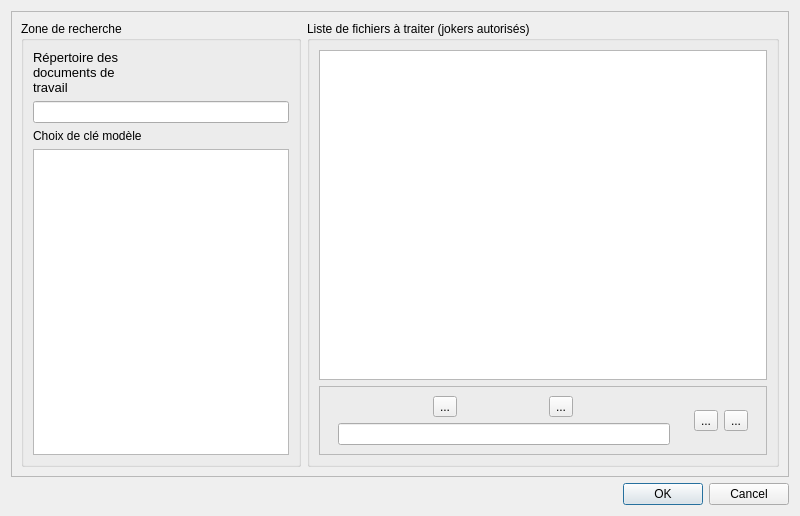
<?xml version="1.0" encoding="UTF-8"?>
<ui version="4.0">
 <class>Dialog</class>
 <widget class="QDialog" name="Dialog">
  <property name="geometry">
   <rect>
    <x>0</x>
    <y>0</y>
    <width>800</width>
    <height>516</height>
   </rect>
  </property>
  <property name="windowTitle">
   <string>Choix de fichiers à supprimer</string>
  </property>
  <property name="windowIcon">
   <iconset>
    <normaloff>images/scolasync.svg</normaloff>images/scolasync.svg</iconset>
  </property>
  <layout class="QVBoxLayout" name="verticalLayout_2">
   <item>
    <widget class="QFrame" name="frame_2">
     <property name="frameShape">
      <enum>QFrame::StyledPanel</enum>
     </property>
     <property name="frameShadow">
      <enum>QFrame::Raised</enum>
     </property>
     <layout class="QHBoxLayout" name="horizontalLayout_2">
      <item>
       <widget class="QGroupBox" name="groupBox_2">
        <property name="title">
         <string>Zone de recherche</string>
        </property>
        <layout class="QVBoxLayout" name="verticalLayout_4">
         <item>
          <widget class="QLabel" name="label">
           <property name="text">
            <string>&lt;!DOCTYPE HTML PUBLIC &quot;-//W3C//DTD HTML 4.0//EN&quot; &quot;http://www.w3.org/TR/REC-html40/strict.dtd&quot;&gt;
&lt;html&gt;&lt;head&gt;&lt;meta name=&quot;qrichtext&quot; content=&quot;1&quot; /&gt;&lt;style type=&quot;text/css&quot;&gt;
p, li { white-space: pre-wrap; }
&lt;/style&gt;&lt;/head&gt;&lt;body style=&quot; font-family:'Sans'; font-size:10pt; font-weight:400; font-style:normal;&quot;&gt;
&lt;p style=&quot; margin-top:0px; margin-bottom:0px; margin-left:0px; margin-right:0px; -qt-block-indent:0; text-indent:0px;&quot;&gt;Répertoire des &lt;/p&gt;
&lt;p style=&quot; margin-top:0px; margin-bottom:0px; margin-left:0px; margin-right:0px; -qt-block-indent:0; text-indent:0px;&quot;&gt;documents de &lt;br /&gt;travail&lt;/p&gt;&lt;/body&gt;&lt;/html&gt;</string>
           </property>
          </widget>
         </item>
         <item>
          <widget class="QLineEdit" name="travailEdit">
           <property name="sizePolicy">
            <sizepolicy hsizetype="Minimum" vsizetype="Fixed">
             <horstretch>0</horstretch>
             <verstretch>0</verstretch>
            </sizepolicy>
           </property>
           <property name="toolTip">
            <string>Le répertoire des clés&lt;br&gt;où se trouvent les&lt;br&gt;documents de travail</string>
           </property>
           <property name="statusTip">
            <string>Le répertoire des clés où se trouvent les documents de travail</string>
           </property>
          </widget>
         </item>
         <item>
          <widget class="QLabel" name="label_2">
           <property name="text">
            <string>Choix de clé modèle</string>
           </property>
          </widget>
         </item>
         <item>
          <widget class="QListView" name="listChoixCle">
           <property name="sizePolicy">
            <sizepolicy hsizetype="Maximum" vsizetype="Expanding">
             <horstretch>0</horstretch>
             <verstretch>0</verstretch>
            </sizepolicy>
           </property>
           <property name="toolTip">
            <string>Choisir une des clés</string>
           </property>
           <property name="statusTip">
            <string>Choisir une des clés</string>
           </property>
          </widget>
         </item>
        </layout>
       </widget>
      </item>
      <item>
       <widget class="QGroupBox" name="groupBox">
        <property name="sizePolicy">
         <sizepolicy hsizetype="Preferred" vsizetype="Preferred">
          <horstretch>0</horstretch>
          <verstretch>0</verstretch>
         </sizepolicy>
        </property>
        <property name="minimumSize">
         <size>
          <width>200</width>
          <height>200</height>
         </size>
        </property>
        <property name="title">
         <string>Liste de fichiers à traiter (jokers autorisés)</string>
        </property>
        <layout class="QVBoxLayout" name="verticalLayout">
         <item>
          <widget class="QListView" name="listView"/>
         </item>
         <item>
          <widget class="QFrame" name="frame">
           <property name="frameShape">
            <enum>QFrame::StyledPanel</enum>
           </property>
           <property name="frameShadow">
            <enum>QFrame::Raised</enum>
           </property>
           <layout class="QHBoxLayout" name="horizontalLayout_4">
            <item>
             <widget class="QWidget" name="widget_2" native="true">
              <layout class="QVBoxLayout" name="verticalLayout_3">
               <property name="topMargin">
                <number>0</number>
               </property>
               <property name="bottomMargin">
                <number>0</number>
               </property>
               <item>
                <widget class="QWidget" name="widget_3" native="true">
                 <layout class="QHBoxLayout" name="horizontalLayout">
                  <property name="topMargin">
                   <number>0</number>
                  </property>
                  <property name="bottomMargin">
                   <number>0</number>
                  </property>
                  <item>
                   <widget class="QToolButton" name="minusButton">
                    <property name="toolTip">
                     <string>Supprimer l'item sélectionné</string>
                    </property>
                    <property name="statusTip">
                     <string>Supprimer l'item sélectionné</string>
                    </property>
                    <property name="text">
                     <string>...</string>
                    </property>
                    <property name="icon">
                     <iconset>
                      <normaloff>../../../../../../usr/share/icons/Tango/scalable/actions/remove.svg</normaloff>../../../../../../usr/share/icons/Tango/scalable/actions/remove.svg</iconset>
                    </property>
                    <property name="iconSize">
                     <size>
                      <width>24</width>
                      <height>24</height>
                     </size>
                    </property>
                   </widget>
                  </item>
                  <item>
                   <widget class="QToolButton" name="plusButton">
                    <property name="toolTip">
                     <string>Ajouter un fichier ou un filtre défini dans la ligne d'édition</string>
                    </property>
                    <property name="statusTip">
                     <string>Ajouter un fichier ou un filtre défini dans la ligne d'édition</string>
                    </property>
                    <property name="text">
                     <string>...</string>
                    </property>
                    <property name="icon">
                     <iconset>
                      <normaloff>../../../../../../usr/share/icons/Tango/scalable/actions/add.svg</normaloff>../../../../../../usr/share/icons/Tango/scalable/actions/add.svg</iconset>
                    </property>
                    <property name="iconSize">
                     <size>
                      <width>24</width>
                      <height>24</height>
                     </size>
                    </property>
                   </widget>
                  </item>
                 </layout>
                </widget>
               </item>
               <item>
                <widget class="QLineEdit" name="lineEdit">
                 <property name="toolTip">
                  <string>Ligne d'édition du nom d'un fichier ou d'un répertoire.&lt;br&gt;Jokers autorisés</string>
                 </property>
                 <property name="statusTip">
                  <string>Ligne d'édition du nom d'un fichier ou d'un répertoire.&lt;br&gt;Jokers autorisés</string>
                 </property>
                </widget>
               </item>
              </layout>
             </widget>
            </item>
            <item>
             <widget class="QWidget" name="widget" native="true">
              <layout class="QHBoxLayout" name="horizontalLayout_3">
               <item>
                <widget class="QToolButton" name="chooseButton">
                 <property name="toolTip">
                  <string>Rechercher (fichier) ...</string>
                 </property>
                 <property name="statusTip">
                  <string>Rechercher (fichier) ...</string>
                 </property>
                 <property name="text">
                  <string>...</string>
                 </property>
                 <property name="icon">
                  <iconset>
                   <normaloff>../../../../../../usr/share/icons/Tango/scalable/actions/fileopen.svg</normaloff>../../../../../../usr/share/icons/Tango/scalable/actions/fileopen.svg</iconset>
                 </property>
                 <property name="iconSize">
                  <size>
                   <width>48</width>
                   <height>40</height>
                  </size>
                 </property>
                </widget>
               </item>
               <item>
                <widget class="QToolButton" name="chooseButton_dir">
                 <property name="toolTip">
                  <string>Rechercher (répertoire) ...</string>
                 </property>
                 <property name="statusTip">
                  <string>Rechercher (répertoire) ...</string>
                 </property>
                 <property name="text">
                  <string>...</string>
                 </property>
                 <property name="icon">
                  <iconset>
                   <normaloff>../../../../../../usr/share/icons/Tango/scalable/places/folder.svg</normaloff>../../../../../../usr/share/icons/Tango/scalable/places/folder.svg</iconset>
                 </property>
                 <property name="iconSize">
                  <size>
                   <width>48</width>
                   <height>40</height>
                  </size>
                 </property>
                </widget>
               </item>
              </layout>
             </widget>
            </item>
           </layout>
          </widget>
         </item>
        </layout>
       </widget>
      </item>
     </layout>
    </widget>
   </item>
   <item>
    <widget class="QDialogButtonBox" name="buttonBox">
     <property name="orientation">
      <enum>Qt::Horizontal</enum>
     </property>
     <property name="standardButtons">
      <set>QDialogButtonBox::Cancel|QDialogButtonBox::Ok</set>
     </property>
    </widget>
   </item>
  </layout>
 </widget>
 <resources/>
 <connections>
  <connection>
   <sender>buttonBox</sender>
   <signal>accepted()</signal>
   <receiver>Dialog</receiver>
   <slot>accept()</slot>
   <hints>
    <hint type="sourcelabel">
     <x>248</x>
     <y>254</y>
    </hint>
    <hint type="destinationlabel">
     <x>157</x>
     <y>274</y>
    </hint>
   </hints>
  </connection>
  <connection>
   <sender>buttonBox</sender>
   <signal>rejected()</signal>
   <receiver>Dialog</receiver>
   <slot>reject()</slot>
   <hints>
    <hint type="sourcelabel">
     <x>316</x>
     <y>260</y>
    </hint>
    <hint type="destinationlabel">
     <x>286</x>
     <y>274</y>
    </hint>
   </hints>
  </connection>
 </connections>
</ui>
